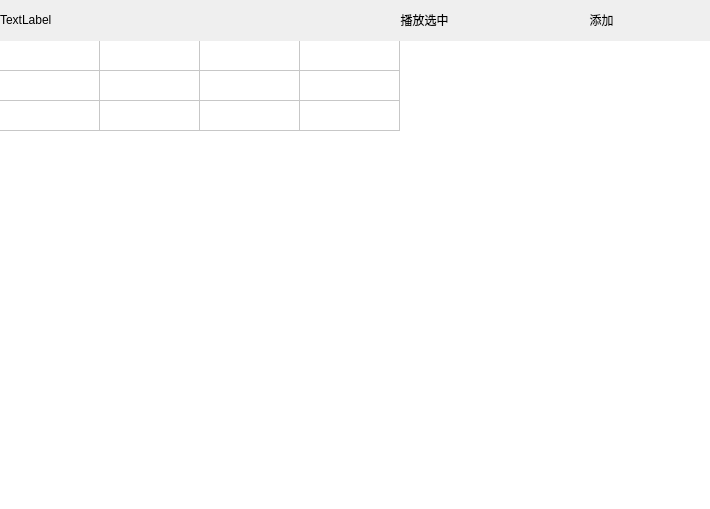
<?xml version="1.0" encoding="UTF-8"?>
<ui version="4.0">
 <class>MCentralWidget</class>
 <widget class="QWidget" name="MCentralWidget">
  <property name="geometry">
   <rect>
    <x>0</x>
    <y>0</y>
    <width>710</width>
    <height>509</height>
   </rect>
  </property>
  <property name="sizePolicy">
   <sizepolicy hsizetype="Preferred" vsizetype="Preferred">
    <horstretch>0</horstretch>
    <verstretch>0</verstretch>
   </sizepolicy>
  </property>
  <property name="minimumSize">
   <size>
    <width>710</width>
    <height>509</height>
   </size>
  </property>
  <property name="windowTitle">
   <string>Form</string>
  </property>
  <property name="styleSheet">
   <string notr="true">border:none</string>
  </property>
  <layout class="QVBoxLayout" name="verticalLayout_2" stretch="0">
   <property name="spacing">
    <number>0</number>
   </property>
   <property name="leftMargin">
    <number>0</number>
   </property>
   <property name="topMargin">
    <number>0</number>
   </property>
   <property name="rightMargin">
    <number>0</number>
   </property>
   <property name="bottomMargin">
    <number>0</number>
   </property>
   <item>
    <widget class="QStackedWidget" name="stackedWidget">
     <property name="styleSheet">
      <string notr="true">QStackedWidget
{
	border:none;
}</string>
     </property>
     <widget class="QWidget" name="page_song">
      <property name="styleSheet">
       <string notr="true">border:none</string>
      </property>
      <layout class="QVBoxLayout" name="verticalLayout" stretch="3,2,28">
       <property name="spacing">
        <number>0</number>
       </property>
       <property name="leftMargin">
        <number>0</number>
       </property>
       <property name="topMargin">
        <number>0</number>
       </property>
       <property name="rightMargin">
        <number>0</number>
       </property>
       <property name="bottomMargin">
        <number>0</number>
       </property>
       <item>
        <widget class="QFrame" name="frame">
         <property name="sizePolicy">
          <sizepolicy hsizetype="Preferred" vsizetype="Fixed">
           <horstretch>0</horstretch>
           <verstretch>0</verstretch>
          </sizepolicy>
         </property>
         <property name="minimumSize">
          <size>
           <width>700</width>
           <height>40</height>
          </size>
         </property>
         <property name="styleSheet">
          <string notr="true"/>
         </property>
         <property name="frameShape">
          <enum>QFrame::StyledPanel</enum>
         </property>
         <property name="frameShadow">
          <enum>QFrame::Raised</enum>
         </property>
         <layout class="QHBoxLayout" name="horizontalLayout" stretch="5,6,3,3,3,2">
          <property name="spacing">
           <number>0</number>
          </property>
          <property name="leftMargin">
           <number>0</number>
          </property>
          <property name="topMargin">
           <number>0</number>
          </property>
          <property name="rightMargin">
           <number>0</number>
          </property>
          <property name="bottomMargin">
           <number>0</number>
          </property>
          <item>
           <widget class="QLabel" name="lbl_keyWord">
            <property name="styleSheet">
             <string notr="true"/>
            </property>
            <property name="text">
             <string>TextLabel</string>
            </property>
            <property name="scaledContents">
             <bool>true</bool>
            </property>
            <property name="textInteractionFlags">
             <set>Qt::NoTextInteraction</set>
            </property>
           </widget>
          </item>
          <item>
           <spacer name="horizontalSpacer">
            <property name="orientation">
             <enum>Qt::Horizontal</enum>
            </property>
            <property name="sizeType">
             <enum>QSizePolicy::Preferred</enum>
            </property>
            <property name="sizeHint" stdset="0">
             <size>
              <width>191</width>
              <height>20</height>
             </size>
            </property>
           </spacer>
          </item>
          <item>
           <widget class="QToolButton" name="tBtn_playSelection">
            <property name="sizePolicy">
             <sizepolicy hsizetype="Fixed" vsizetype="Fixed">
              <horstretch>0</horstretch>
              <verstretch>0</verstretch>
             </sizepolicy>
            </property>
            <property name="minimumSize">
             <size>
              <width>67</width>
              <height>38</height>
             </size>
            </property>
            <property name="styleSheet">
             <string notr="true"/>
            </property>
            <property name="text">
             <string>播放选中</string>
            </property>
            <property name="icon">
             <iconset resource="image.qrc">
              <normaloff>:/bottomImage/play.png</normaloff>:/bottomImage/play.png</iconset>
            </property>
            <property name="iconSize">
             <size>
              <width>20</width>
              <height>20</height>
             </size>
            </property>
            <property name="toolButtonStyle">
             <enum>Qt::ToolButtonTextBesideIcon</enum>
            </property>
           </widget>
          </item>
          <item>
           <spacer name="horizontalSpacer_2">
            <property name="orientation">
             <enum>Qt::Horizontal</enum>
            </property>
            <property name="sizeType">
             <enum>QSizePolicy::Preferred</enum>
            </property>
            <property name="sizeHint" stdset="0">
             <size>
              <width>94</width>
              <height>20</height>
             </size>
            </property>
           </spacer>
          </item>
          <item>
           <widget class="QPushButton" name="btn_addPlayList">
            <property name="sizePolicy">
             <sizepolicy hsizetype="Fixed" vsizetype="Fixed">
              <horstretch>0</horstretch>
              <verstretch>0</verstretch>
             </sizepolicy>
            </property>
            <property name="minimumSize">
             <size>
              <width>75</width>
              <height>38</height>
             </size>
            </property>
            <property name="styleSheet">
             <string notr="true"/>
            </property>
            <property name="text">
             <string>添加</string>
            </property>
            <property name="icon">
             <iconset resource="image.qrc">
              <normaloff>:/rightImage/add.png</normaloff>:/rightImage/add.png</iconset>
            </property>
            <property name="iconSize">
             <size>
              <width>20</width>
              <height>20</height>
             </size>
            </property>
           </widget>
          </item>
          <item>
           <spacer name="horizontalSpacer_3">
            <property name="orientation">
             <enum>Qt::Horizontal</enum>
            </property>
            <property name="sizeType">
             <enum>QSizePolicy::Preferred</enum>
            </property>
            <property name="sizeHint" stdset="0">
             <size>
              <width>62</width>
              <height>20</height>
             </size>
            </property>
           </spacer>
          </item>
         </layout>
        </widget>
       </item>
       <item>
        <spacer name="verticalSpacer">
         <property name="orientation">
          <enum>Qt::Vertical</enum>
         </property>
         <property name="sizeType">
          <enum>QSizePolicy::Fixed</enum>
         </property>
         <property name="sizeHint" stdset="0">
          <size>
           <width>10</width>
           <height>1</height>
          </size>
         </property>
        </spacer>
       </item>
       <item>
        <widget class="QTableWidget" name="tableWid_song">
         <property name="sizePolicy">
          <sizepolicy hsizetype="Preferred" vsizetype="Preferred">
           <horstretch>0</horstretch>
           <verstretch>0</verstretch>
          </sizepolicy>
         </property>
         <property name="minimumSize">
          <size>
           <width>690</width>
           <height>460</height>
          </size>
         </property>
         <property name="autoFillBackground">
          <bool>true</bool>
         </property>
         <property name="styleSheet">
          <string notr="true">
QTableWidget                   // 整个表格控件
{
    background:#FFFFFF;            // 整个表格控件 背景色
    border:none;                   // 整个表格控件 边框

    font-size:12px;                // 所有字体大小
    font-family:&quot;Microsoft YaHei&quot;; // 所有字体 family
    color:#666666;                 // 所有字体颜色
}

QTableWidget::item                // 每个单元格
{
    border-bottom:1px solid #EEF1F7 ; // 只显示每个单元格下边框
}

QTableWidget::item::selected      // 每个单元格被选中状态
{
    color:red;                      
    background:#EFF4FF;               
}

QScrollBar::handle:vertical        // 垂直滚动条 handle
{
    background: rgba(255,255,255,20%); 
    border: 0px solid grey;            
    border-radius:3px;                
    width: 8px;                      
}

QScrollBar::vertical                    // 垂直滚动条 区域
{
    border-width:1px;                      
    border-style: solid;                   
    border-color: rgba(255, 255, 255, 10%); 
    width: 8px;                             
    margin:0px 0px 0px 0px;                 
    border-radius:3px;                      
}

QScrollBar::add-page:vertical, QScrollBar::subpage:vertical 
{
    background:rgba(255,255,255,10%);                            // 垂直滚动条 handle上、下区域的背景色
}


QScollBar::add-line:vertical, QScrollBar::sub-line:vertical  // 垂直滚动条 最顶端与最低端的区域
{
    background:transparent;                                      // 垂直滚动条 最顶端与最低端区域的背景色
}</string>
         </property>
         <property name="lineWidth">
          <number>10</number>
         </property>
         <property name="midLineWidth">
          <number>20</number>
         </property>
         <property name="horizontalScrollBarPolicy">
          <enum>Qt::ScrollBarAlwaysOff</enum>
         </property>
         <property name="sizeAdjustPolicy">
          <enum>QAbstractScrollArea::AdjustToContents</enum>
         </property>
         <property name="editTriggers">
          <set>QAbstractItemView::NoEditTriggers</set>
         </property>
         <property name="alternatingRowColors">
          <bool>false</bool>
         </property>
         <property name="selectionMode">
          <enum>QAbstractItemView::SingleSelection</enum>
         </property>
         <property name="selectionBehavior">
          <enum>QAbstractItemView::SelectRows</enum>
         </property>
         <property name="showGrid">
          <bool>true</bool>
         </property>
         <property name="rowCount">
          <number>3</number>
         </property>
         <attribute name="horizontalHeaderVisible">
          <bool>false</bool>
         </attribute>
         <attribute name="horizontalHeaderCascadingSectionResizes">
          <bool>true</bool>
         </attribute>
         <attribute name="horizontalHeaderDefaultSectionSize">
          <number>100</number>
         </attribute>
         <attribute name="horizontalHeaderMinimumSectionSize">
          <number>0</number>
         </attribute>
         <attribute name="horizontalHeaderStretchLastSection">
          <bool>false</bool>
         </attribute>
         <attribute name="verticalHeaderVisible">
          <bool>false</bool>
         </attribute>
         <attribute name="verticalHeaderCascadingSectionResizes">
          <bool>true</bool>
         </attribute>
         <attribute name="verticalHeaderHighlightSections">
          <bool>false</bool>
         </attribute>
         <attribute name="verticalHeaderStretchLastSection">
          <bool>false</bool>
         </attribute>
         <row/>
         <row/>
         <row/>
         <column>
          <property name="text">
           <string>歌曲名</string>
          </property>
         </column>
         <column>
          <property name="text">
           <string>专辑名称</string>
          </property>
         </column>
         <column>
          <property name="text">
           <string>时长</string>
          </property>
         </column>
         <column>
          <property name="text">
           <string>操作</string>
          </property>
         </column>
        </widget>
       </item>
      </layout>
     </widget>
    </widget>
   </item>
  </layout>
 </widget>
 <resources>
  <include location="image.qrc"/>
 </resources>
 <connections/>
</ui>
